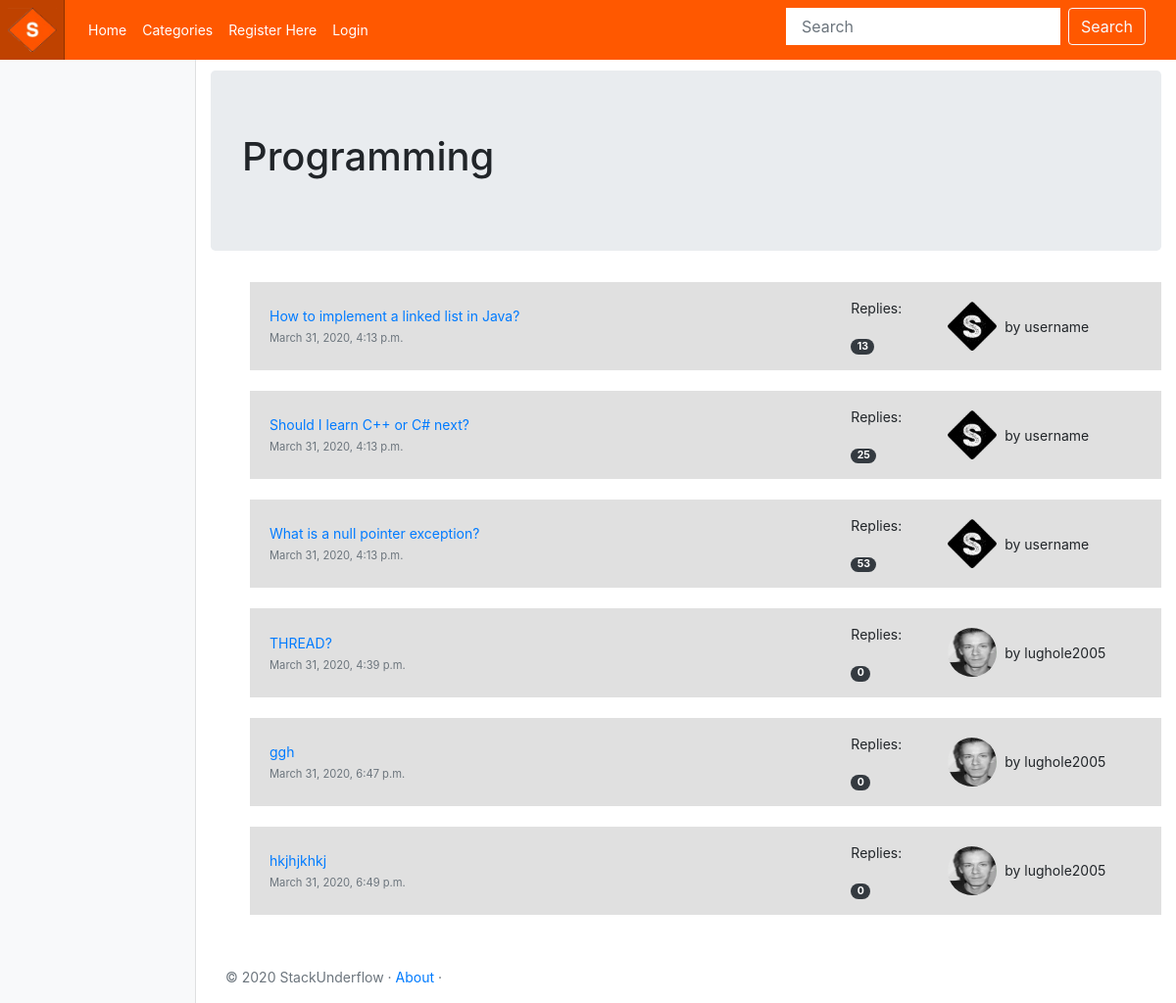
Before: /stack_underflow/category/programming/ with the older database file.
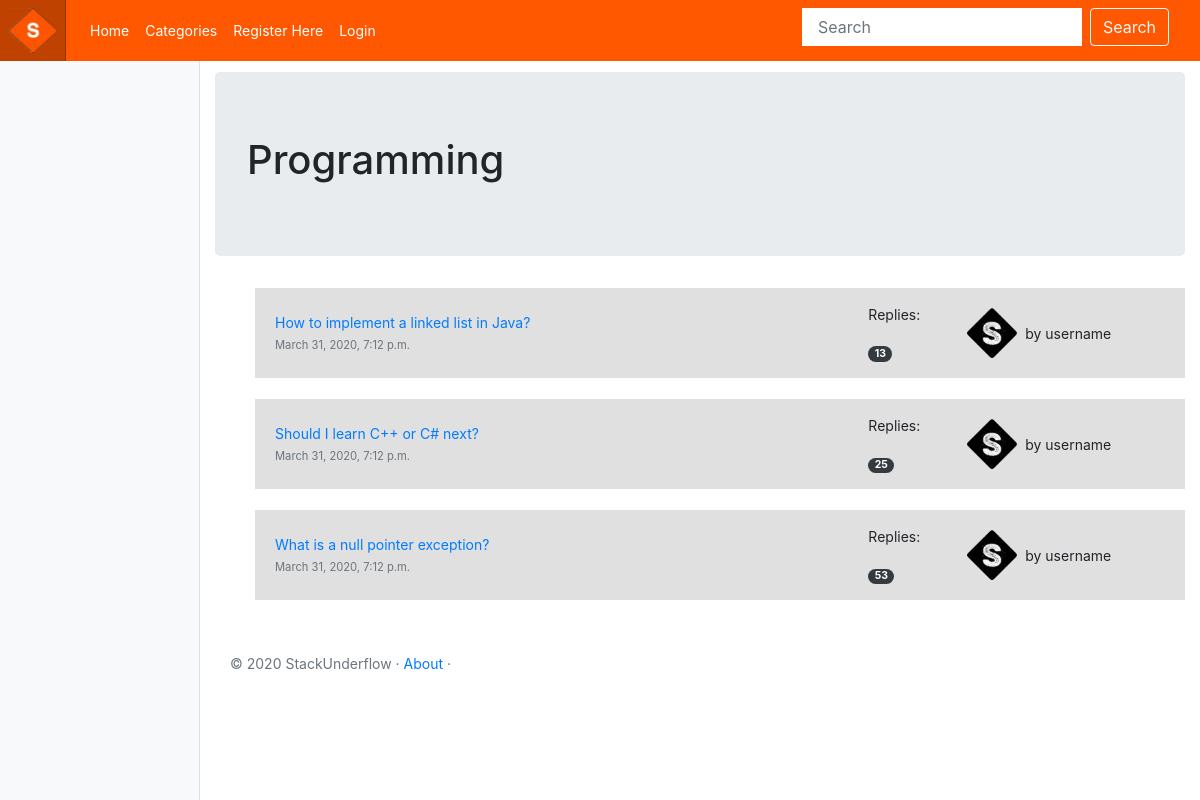
After: the same page with the newer database file.
### stack_underflow/models.py (models this page shows, shortened)
class Thread(models.Model):
    user = models.ForeignKey(User, on_delete=models.CASCADE)
    category = models.ForeignKey(Category, on_delete=models.CASCADE)
    question = models.CharField(max_length=128, unique=True)
    replies = models.IntegerField(default=0)
    created_at = models.DateTimeField(auto_now_add=True)
    slug = models.SlugField(unique=True)

class UserProfile(models.Model):
    user = models.OneToOneField(User, related_name='profile', primary_key=True, on_delete=models.CASCADE)
    picture = models.ImageField(upload_to='profile_images', blank=True, default='logo2.png')

### stack_underflow/views.py (the view)
# urls.py: path('category/<slug:category_name_slug>/', views.show_category, name='show_category'),
def show_category(request, category_name_slug):
    context_dict = {}
    try:
        category = Category.objects.get(slug=category_name_slug)
        threads = Thread.objects.filter(category=category)
        context_dict['threads'] = threads
        context_dict['category'] = category
    except Category.DoesNotExist:
        context_dict['category'] = None
        context_dict['threads'] = None
    return render(request, 'stack_underflow/category.html', context=context_dict)

### templates/stack_underflow/category.html (shortened to what this page needs)
<!DOCTYPE html>
{% extends 'stack_underflow/base.html' %}
{% load staticfiles %}
{% block body_block %}
    {% if category %}
    <div class="jumbotron text-left">
        <h1>{{ category.name }}</h1>
    </div>
    {% if threads %}
    <ul>
        {% for thread in threads %}
        <div class="card-body card-body-index py-3">
            <div class="row no-gutters align-items-center">
                <div class="col"> <a href="{% url 'stack_underflow:show_thread' thread.slug %}" class="text-big" data-abc="true">{{ thread.question }}</a>
                    <div class="text-muted small mt-1">{{ thread.created_at }}<a href="javascript:void(0)" class="text-muted" data-abc="true"></a></div>
                </div>
                <div class="d-none d-md-block col-4">
                    <div class="row no-gutters align-items-center">
                        <div class="col-4">
                            <p>  Replies:</p>
                            <span class="badge badge-dark badge-pill">{{ thread.replies }}</span>
                        </div>
                        <div class="media col-8 align-items-center">
                            {% if thread.user.profile.picture %}
                                <img src="{{ thread.user.profile.picture.url }}" class="d-block ui-w-30 rounded-circle" width="50" height="50">
                            {% else %}
                                <img src="{% static 'images/logo2.png' %}" class="d-block ui-w-30 rounded-circle" width="50" height="50">
                            {% endif %}
                            <div class="media-body flex-truncate ml-2">
                                <div class="line-height-1 text-truncate">by {{ thread.user }}</div> <a href="javascript:void(0)" class="text-muted small text-truncate" data-abc="true"></a>
                            </div>
                        </div>
                    </div>
                </div>
            </div>
        </div>
        <br>
        {% endfor %}
    </ul>
    {% else %}
    <strong>No pages currently in category.</strong>
    {% endif %}
    {% else %}
    The specified category does not exist.
    {% endif %}
{% endblock %}

Changed rows visible on the page:
no longer on this page (row edited): Thread: question "THREAD?", created_at "March 31, 2020, 4:39 p.m.", replies "0", user.profile.picture (picture), user "lughole2005"
removed Thread: question "ggh", created_at "March 31, 2020, 6:47 p.m.", replies "0", user.profile.picture (picture), user "lughole2005"
removed Thread: question "hkjhjkhkj", created_at "March 31, 2020, 6:49 p.m.", replies "0", user.profile.picture (picture), user "lughole2005"
changed Thread "How to implement a linked list in Java?": created_at "March 31, 2020, 4:13 p.m." → "March 31, 2020, 7:12 p.m."
changed Thread "Should I learn C++ or C# next?": created_at "March 31, 2020, 4:13 p.m." → "March 31, 2020, 7:12 p.m."
changed Thread "What is a null pointer exception?": created_at "March 31, 2020, 4:13 p.m." → "March 31, 2020, 7:12 p.m."
